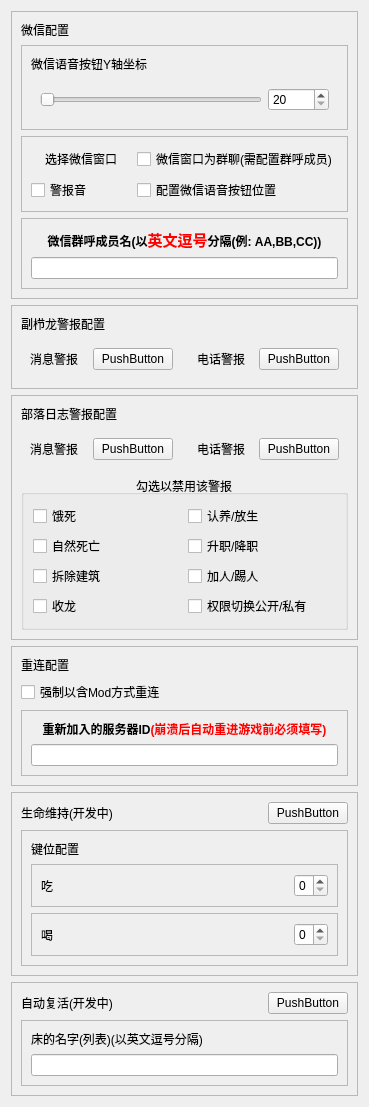
            <widget class="QWidget" name="scrollAreaWidgetContents">
             <property name="geometry">
              <rect>
               <x>0</x>
               <y>-496</y>
               <width>369</width>
               <height>984</height>
              </rect>
             </property>
             <layout class="QVBoxLayout" name="verticalLayout_5">
              <item>
               <widget class="QFrame" name="frame_8">
                <property name="frameShape">
                 <enum>QFrame::Shape::StyledPanel</enum>
                </property>
                <property name="frameShadow">
                 <enum>QFrame::Shadow::Raised</enum>
                </property>
                <layout class="QVBoxLayout" name="verticalLayout_11">
                 <item>
                  <widget class="QLabel" name="label_3">
                   <property name="text">
                    <string>微信配置</string>
                   </property>
                  </widget>
                 </item>
                 <item>
                  <widget class="QFrame" name="frame_7">
                   <property name="frameShape">
                    <enum>QFrame::Shape::StyledPanel</enum>
                   </property>
                   <property name="frameShadow">
                    <enum>QFrame::Shadow::Raised</enum>
                   </property>
                   <layout class="QVBoxLayout" name="verticalLayout_10">
                    <item>
                     <widget class="QLabel" name="label_2">
                      <property name="text">
                       <string>微信语音按钮Y轴坐标</string>
                      </property>
                     </widget>
                    </item>
                    <item>
                     <widget class="QFrame" name="frame_6">
                      <layout class="QHBoxLayout" name="horizontalLayout_4">
                       <item>
                        <widget class="QSlider" name="horizontalSlider_pos_y">
                         <property name="cursor">
                          <cursorShape>PointingHandCursor</cursorShape>
                         </property>
                         <property name="minimum">
                          <number>20</number>
                         </property>
                         <property name="maximum">
                          <number>10000</number>
                         </property>
                         <property name="orientation">
                          <enum>Qt::Orientation::Horizontal</enum>
                         </property>
                        </widget>
                       </item>
                       <item>
                        <widget class="QSpinBox" name="spinBox_pos_y">
                         <property name="minimum">
                          <number>20</number>
                         </property>
                         <property name="maximum">
                          <number>10000</number>
                         </property>
                        </widget>
                       </item>
                      </layout>
                     </widget>
                    </item>
                   </layout>
                  </widget>
                 </item>
                 <item>
                  <widget class="QFrame" name="frame_9">
                   <property name="frameShape">
                    <enum>QFrame::Shape::StyledPanel</enum>
                   </property>
                   <property name="frameShadow">
                    <enum>QFrame::Shadow::Raised</enum>
                   </property>
                   <layout class="QGridLayout" name="gridLayout">
                    <item row="1" column="0">
                     <widget class="QCheckBox" name="playSoundcheckBox">
                      <property name="text">
                       <string>警报音</string>
                      </property>
                     </widget>
                    </item>
                    <item row="0" column="1">
                     <widget class="QCheckBox" name="checkBox_is_group">
                      <property name="text">
                       <string>微信窗口为群聊(需配置群呼成员)</string>
                      </property>
                     </widget>
                    </item>
                    <item row="0" column="0">
                     <widget class="QPushButton" name="pushButton_select_wechat_window">
                      <property name="styleSheet">
                       <string notr="true">font: 700 12pt &quot;Microsoft YaHei UI&quot;;</string>
                      </property>
                      <property name="text">
                       <string>选择微信窗口</string>
                      </property>
                      <property name="autoDefault">
                       <bool>true</bool>
                      </property>
                      <property name="flat">
                       <bool>true</bool>
                      </property>
                     </widget>
                    </item>
                    <item row="1" column="1">
                     <widget class="QCheckBox" name="checkBox_overlay_visible">
                      <property name="text">
                       <string>配置微信语音按钮位置</string>
                      </property>
                      <property name="tristate">
                       <bool>false</bool>
                      </property>
                     </widget>
                    </item>
                   </layout>
                  </widget>
                 </item>
                 <item>
                  <widget class="QFrame" name="frame_5">
                   <property name="frameShape">
                    <enum>QFrame::Shape::StyledPanel</enum>
                   </property>
                   <property name="frameShadow">
                    <enum>QFrame::Shadow::Raised</enum>
                   </property>
                   <layout class="QVBoxLayout" name="verticalLayout_8">
                    <item>
                     <widget class="QLabel" name="label_10">
                      <property name="text">
                       <string>&lt;html&gt;&lt;head/&gt;&lt;body&gt;&lt;p align=&quot;center&quot;&gt;&lt;span style=&quot; font-weight:700;&quot;&gt;微信群呼成员名(以&lt;/span&gt;&lt;span style=&quot; font-size:11pt; font-weight:700; color:#ff0000;&quot;&gt;英文逗号&lt;/span&gt;&lt;span style=&quot; font-weight:700;&quot;&gt;分隔(例: AA,BB,CC))&lt;/span&gt;&lt;/p&gt;&lt;/body&gt;&lt;/html&gt;</string>
                      </property>
                     </widget>
                    </item>
                    <item>
                     <widget class="QLineEdit" name="lineEdit_call_members"/>
                    </item>
                   </layout>
                  </widget>
                 </item>
                </layout>
               </widget>
              </item>
              <item>
               <widget class="QFrame" name="frame_4">
                <property name="frameShape">
                 <enum>QFrame::Shape::StyledPanel</enum>
                </property>
                <property name="frameShadow">
                 <enum>QFrame::Shadow::Raised</enum>
                </property>
                <layout class="QVBoxLayout" name="verticalLayout_7">
                 <item>
                  <widget class="QLabel" name="label_7">
                   <property name="text">
                    <string>副栉龙警报配置</string>
                   </property>
                  </widget>
                 </item>
                 <item>
                  <layout class="QHBoxLayout" name="horizontalLayout_9">
                   <item>
                    <widget class="QFrame" name="horizontalFrame_5">
                     <layout class="QHBoxLayout" name="horizontalLayout_10">
                      <item>
                       <widget class="QLabel" name="label_8">
                        <property name="text">
                         <string>消息警报</string>
                        </property>
                       </widget>
                      </item>
                      <item>
                       <widget class="ToggleButton" name="toggleButton_text_alarm_P">
                        <property name="text">
                         <string>PushButton</string>
                        </property>
                       </widget>
                      </item>
                     </layout>
                    </widget>
                   </item>
                   <item>
                    <widget class="QFrame" name="horizontalFrame_6">
                     <layout class="QHBoxLayout" name="horizontalLayout_11">
                      <item>
                       <widget class="QLabel" name="label_9">
                        <property name="text">
                         <string>电话警报</string>
                        </property>
                       </widget>
                      </item>
                      <item>
                       <widget class="ToggleButton" name="toggleButton_call_alarm_P">
                        <property name="text">
                         <string>PushButton</string>
                        </property>
                       </widget>
                      </item>
                     </layout>
                    </widget>
                   </item>
                  </layout>
                 </item>
                </layout>
               </widget>
              </item>
              <item>
               <widget class="QFrame" name="frame_3">
                <property name="frameShape">
                 <enum>QFrame::Shape::StyledPanel</enum>
                </property>
                <property name="frameShadow">
                 <enum>QFrame::Shadow::Raised</enum>
                </property>
                <layout class="QVBoxLayout" name="verticalLayout_6">
                 <item>
                  <widget class="QLabel" name="label_4">
                   <property name="text">
                    <string>部落日志警报配置</string>
                   </property>
                  </widget>
                 </item>
                 <item>
                  <layout class="QHBoxLayout" name="horizontalLayout_6">
                   <item>
                    <widget class="QFrame" name="horizontalFrame_3">
                     <layout class="QHBoxLayout" name="horizontalLayout_7">
                      <item>
                       <widget class="QLabel" name="label_5">
                        <property name="text">
                         <string>消息警报</string>
                        </property>
                       </widget>
                      </item>
                      <item>
                       <widget class="ToggleButton" name="toggleButton_text_alarm_T">
                        <property name="text">
                         <string>PushButton</string>
                        </property>
                       </widget>
                      </item>
                     </layout>
                    </widget>
                   </item>
                   <item>
                    <widget class="QFrame" name="horizontalFrame_4">
                     <layout class="QHBoxLayout" name="horizontalLayout_8">
                      <item>
                       <widget class="QLabel" name="label_6">
                        <property name="text">
                         <string>电话警报</string>
                        </property>
                       </widget>
                      </item>
                      <item>
                       <widget class="ToggleButton" name="toggleButton_call_alarm_T">
                        <property name="text">
                         <string>PushButton</string>
                        </property>
                       </widget>
                      </item>
                     </layout>
                    </widget>
                   </item>
                  </layout>
                 </item>
                 <item>
                  <widget class="QGroupBox" name="groupBox_2">
                   <property name="title">
                    <string>勾选以禁用该警报</string>
                   </property>
                   <property name="alignment">
                    <set>Qt::AlignmentFlag::AlignCenter</set>
                   </property>
                   <layout class="QHBoxLayout" name="horizontalLayout_12">
                    <item>
                     <layout class="QVBoxLayout" name="verticalLayout_16">
                      <item>
                       <widget class="QCheckBox" name="checkBox_starved">
                        <property name="text">
                         <string>饿死</string>
                        </property>
                       </widget>
                      </item>
                      <item>
                       <widget class="QCheckBox" name="checkBox_waskilled">
                        <property name="text">
                         <string>自然死亡</string>
                        </property>
                       </widget>
                      </item>
                      <item>
                       <widget class="QCheckBox" name="checkBox_demolished">
                        <property name="text">
                         <string>拆除建筑</string>
                        </property>
                       </widget>
                      </item>
                      <item>
                       <widget class="QCheckBox" name="checkBox_froze">
                        <property name="text">
                         <string>收龙</string>
                        </property>
                       </widget>
                      </item>
                     </layout>
                    </item>
                    <item>
                     <layout class="QVBoxLayout" name="verticalLayout_15">
                      <item>
                       <widget class="QCheckBox" name="checkBox_claimed">
                        <property name="text">
                         <string>认养/放生</string>
                        </property>
                       </widget>
                      </item>
                      <item>
                       <widget class="QCheckBox" name="checkBox_promoted">
                        <property name="text">
                         <string>升职/降职</string>
                        </property>
                       </widget>
                      </item>
                      <item>
                       <widget class="QCheckBox" name="checkBox_added">
                        <property name="text">
                         <string>加人/踢人</string>
                        </property>
                       </widget>
                      </item>
                      <item>
                       <widget class="QCheckBox" name="checkBox_topublic">
                        <property name="text">
                         <string>权限切换公开/私有</string>
                        </property>
                       </widget>
                      </item>
                     </layout>
                    </item>
                   </layout>
                  </widget>
                 </item>
                </layout>
               </widget>
              </item>
              <item>
               <widget class="QFrame" name="frame_2">
                <property name="frameShape">
                 <enum>QFrame::Shape::StyledPanel</enum>
                </property>
                <property name="frameShadow">
                 <enum>QFrame::Shadow::Raised</enum>
                </property>
                <layout class="QVBoxLayout" name="verticalLayout_4">
                 <item>
                  <widget class="QLabel" name="label">
                   <property name="text">
                    <string>重连配置</string>
                   </property>
                  </widget>
                 </item>
                 <item>
                  <widget class="QCheckBox" name="checkBox_force_rejoin_with_mods">
                   <property name="text">
                    <string>强制以含Mod方式重连</string>
                   </property>
                  </widget>
                 </item>
                 <item>
                  <widget class="QFrame" name="frame_6">
                   <property name="frameShape">
                    <enum>QFrame::Shape::StyledPanel</enum>
                   </property>
                   <property name="frameShadow">
                    <enum>QFrame::Shadow::Raised</enum>
                   </property>
                   <layout class="QVBoxLayout" name="verticalLayout_9">
                    <item>
                     <widget class="QLabel" name="label_11">
                      <property name="text">
                       <string>&lt;html&gt;&lt;head/&gt;&lt;body&gt;&lt;p align=&quot;center&quot;&gt;&lt;span style=&quot; font-weight:700;&quot;&gt;重新加入的服务器ID&lt;/span&gt;&lt;span style=&quot; font-weight:700; color:#ff0000;&quot;&gt;(崩溃后自动重进游戏前必须填写)&lt;/span&gt;&lt;/p&gt;&lt;/body&gt;&lt;/html&gt;</string>
                      </property>
                     </widget>
                    </item>
                    <item>
                     <widget class="QLineEdit" name="lineEdit_server_ID"/>
                    </item>
                   </layout>
                  </widget>
                 </item>
                </layout>
               </widget>
              </item>
              <item>
               <widget class="QFrame" name="verticalFrame">
                <property name="frameShape">
                 <enum>QFrame::Shape::StyledPanel</enum>
                </property>
                <property name="frameShadow">
                 <enum>QFrame::Shadow::Plain</enum>
                </property>
                <layout class="QVBoxLayout" name="verticalLayout_17">
                 <item>
                  <layout class="QHBoxLayout" name="horizontalLayout_20">
                   <item>
                    <widget class="QLabel" name="label_20">
                     <property name="text">
                      <string>生命维持(开发中)</string>
                     </property>
                    </widget>
                   </item>
                   <item>
                    <widget class="ToggleButton" name="toggleButton_auto_eat">
                     <property name="sizePolicy">
                      <sizepolicy hsizetype="Maximum" vsizetype="Fixed">
                       <horstretch>0</horstretch>
                       <verstretch>0</verstretch>
                      </sizepolicy>
                     </property>
                     <property name="text">
                      <string>PushButton</string>
                     </property>
                    </widget>
                   </item>
                  </layout>
                 </item>
                 <item>
                  <widget class="QFrame" name="verticalFrame_2">
                   <property name="frameShape">
                    <enum>QFrame::Shape::StyledPanel</enum>
                   </property>
                   <layout class="QVBoxLayout" name="verticalLayout_18">
                    <item>
                     <widget class="QLabel" name="label_22">
                      <property name="text">
                       <string>键位配置</string>
                      </property>
                     </widget>
                    </item>
                    <item>
                     <widget class="QFrame" name="horizontalFrame">
                      <property name="frameShape">
                       <enum>QFrame::Shape::StyledPanel</enum>
                      </property>
                      <layout class="QHBoxLayout" name="horizontalLayout_17">
                       <item>
                        <widget class="QLabel" name="label_21">
                         <property name="text">
                          <string>吃</string>
                         </property>
                        </widget>
                       </item>
                       <item>
                        <widget class="QSpinBox" name="spinBox_key_eat">
                         <property name="sizePolicy">
                          <sizepolicy hsizetype="Maximum" vsizetype="Fixed">
                           <horstretch>0</horstretch>
                           <verstretch>0</verstretch>
                          </sizepolicy>
                         </property>
                         <property name="maximum">
                          <number>9</number>
                         </property>
                        </widget>
                       </item>
                      </layout>
                     </widget>
                    </item>
                    <item>
                     <widget class="QFrame" name="horizontalFrame_2">
                      <property name="frameShape">
                       <enum>QFrame::Shape::StyledPanel</enum>
                      </property>
                      <layout class="QHBoxLayout" name="horizontalLayout_18">
                       <item>
                        <widget class="QLabel" name="label_23">
                         <property name="text">
                          <string>喝</string>
                         </property>
                        </widget>
                       </item>
                       <item>
                        <widget class="QSpinBox" name="spinBox_key_drink">
                         <property name="sizePolicy">
                          <sizepolicy hsizetype="Maximum" vsizetype="Fixed">
                           <horstretch>0</horstretch>
                           <verstretch>0</verstretch>
                          </sizepolicy>
                         </property>
                         <property name="maximum">
                          <number>9</number>
                         </property>
                        </widget>
                       </item>
                      </layout>
                     </widget>
                    </item>
                   </layout>
                  </widget>
                 </item>
                </layout>
               </widget>
              </item>
              <item>
               <widget class="QFrame" name="verticalFrame_3">
                <property name="frameShape">
                 <enum>QFrame::Shape::StyledPanel</enum>
                </property>
                <layout class="QVBoxLayout" name="verticalLayout_19">
                 <item>
                  <layout class="QHBoxLayout" name="horizontalLayout_19">
                   <item>
                    <widget class="QLabel" name="label_24">
                     <property name="text">
                      <string>自动复活(开发中)</string>
                     </property>
                    </widget>
                   </item>
                   <item>
                    <widget class="ToggleButton" name="toggleButton_auto_respawn">
                     <property name="sizePolicy">
                      <sizepolicy hsizetype="Maximum" vsizetype="Fixed">
                       <horstretch>0</horstretch>
                       <verstretch>0</verstretch>
                      </sizepolicy>
                     </property>
                     <property name="text">
                      <string>PushButton</string>
                     </property>
                    </widget>
                   </item>
                  </layout>
                 </item>
                 <item>
                  <widget class="QFrame" name="verticalFrame_4">
                   <property name="frameShape">
                    <enum>QFrame::Shape::StyledPanel</enum>
                   </property>
                   <layout class="QVBoxLayout" name="verticalLayout_20">
                    <item>
                     <widget class="QLabel" name="label_25">
                      <property name="text">
                       <string>床的名字(列表)(以英文逗号分隔)</string>
                      </property>
                     </widget>
                    </item>
                    <item>
                     <widget class="QLineEdit" name="lineEdit_beds"/>
                    </item>
                   </layout>
                  </widget>
                 </item>
                </layout>
               </widget>
              </item>
             </layout>
            </widget>
